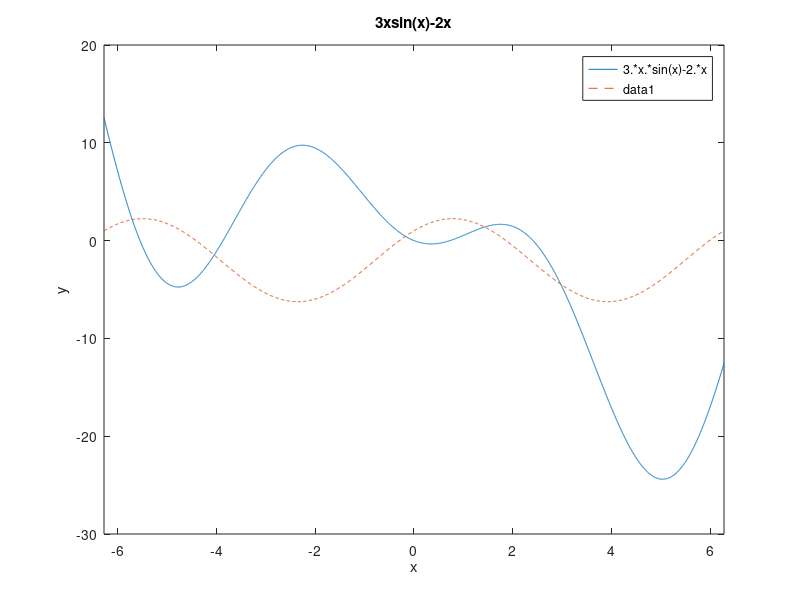

Reproduce this figure in MATLAB. (Note: this script raises an error after producing the figure.)
%% Homework 04 - Steve Mazza
%% Problem 1
%
close all;
clc;
clear all;

p_fun = '3*x*sin(x)-2*x';

% Plot the function
fplot(p_fun,[-2*pi 2*pi]);
hold on;

% Compute the derivative by hand
%pd_fun = polyder(p_fun);
pd_fun = '3*sin(x)+3*cos(x)-2'; 

% Add the derivative to the same plot
fplot(pd_fun,[-2*pi 2*pi],'--');

% Provide title, axis labels, and legend
title('3xsin(x)-2x');
xlabel('x');
ylabel('y');

% Use fzero() to find all zeros of the drivative at -4, -2, 0, 2, 4.
f_zero = zeros(1,5);
f_zero(1) = fzero(pd_fun,-4);
f_zero(2) = fzero(pd_fun,-2);
f_zero(3) = fzero(pd_fun,0);
f_zero(4) = fzero(pd_fun,2);
f_zero(5) = fzero(pd_fun,4);

% Add zeros to the plot as markers
for i=1:5
    x = f_zero(i);
    y = 3*sin(x)+3*cos(x)-2;
    plot(x,y,'rx');
end


%% Problem 2
%
close all;
clc;
clear all;

syms x y;

% Add 8-mile visibility line
plot(y=8);

%% Problem 3
%
close all;
clc;
clear all;

%% Problem 4
%
close all;
clc;
clear all;
